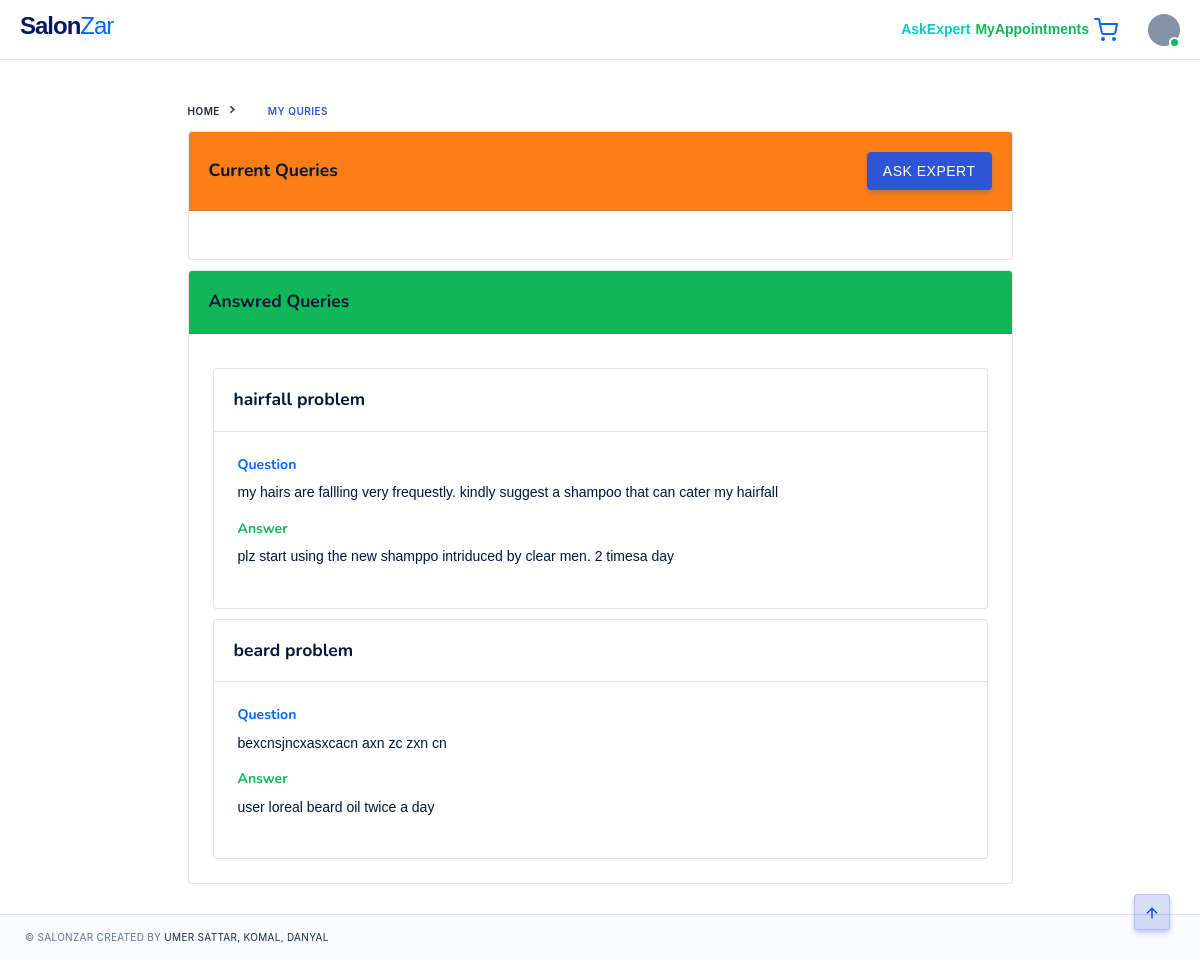
The page /ask_an_expert/ (signed in) on the database its author committed.
### salons/models.py (models this page shows, shortened)
class Query(models.Model):
    OPEN = 'open'
    CLOSE = 'close'
    query_choices = [
        (OPEN,'open'),
        (CLOSE,'close')
    ]
    user = models.CharField(max_length=200,null=True,blank=True)
    title = models.CharField(max_length=200,null=True,blank=True)
    question = models.TextField(max_length=500,null=True,blank=True)
    answer = models.TextField(max_length=500,null=True,blank=True)
    status = models.CharField(max_length=50,choices=query_choices,null=True,blank=True)

### salons/decorators.py (the view)
		def wrapper_func(request,*args,**kwargs):
			group = None
			if request.user.groups.exists():
				group = request.user.groups.all()[0].name
			if group in allowed_roles:
				return view_func(request,*args,**kwargs)
			else:
				return HttpResponse('You are not allowed to view this page')

### salons/templatetags/user_tags.py (called while the page is built)
@register.filter(name='has_group')
def has_group(user, group_name):
    return user.groups.filter(name=group_name).exists()

### salons/views.py (called while the page is built)
@login_required(login_url=login_page)
@allowed_users(allowed_roles=['customer'])
def all_queries(request):
    user = request.user
    queries = Query.objects.filter(user=user)
    open_queries = queries.filter(status= "open")
    close_queries = queries.filter(status= "close")
    context = {'queries':queries,'open_queries':open_queries,'close_queries':close_queries}
    return render(request, 'pages/all_customer_queries.html', context)

### salons/templates/pages/all_customer_queries.html (shortened to what this page needs)
{% extends 'pages/base.html' %}
{% block content %}
<div class="container col-lg-9">
  <div class="row row-xs">
      <div class="col-lg-12 col-xl-12 mg-t-10">
        <nav aria-label="breadcrumb">
            <ol class="breadcrumb breadcrumb-style3 mg-b-10" style="display: inline-block;">
              <li class="breadcrumb-item"><a href="{% url 'home' %}">Home</a></li>
              <li class="breadcrumb-item active" >My Quries</li>
            </ol>
          </nav>
        <div class="card">
          <div class="card-header pd-y-20 d-md-flex align-items-center justify-content-between bg-orange ">
            <h5 class="mg-b-0"><b> Current Queries</b> </h5>
            <div class="float-right">
              <a class="btn btn-primary" href="{% url 'quetion_page' %}">ASK EXPERT</a>
             </div>
          </div>
          <div class="card-body pos-relative pd-0">
            </div>
          </div>
        </div>
      <div class="col-lg-12 col-xl-12 mg-t-10">
        <div class="card">
          <div class="card-header pd-y-20 d-md-flex align-items-center justify-content-between bg-success ">
            <h5 class="mg-b-0"><b> Answred Queries</b> </h5>
          </div>
          <div class="card-body pos-relative pd-0">
            {% for q in close_queries %}
            <div class="card mg-t-10">
              <div class="card-header pd-y-20 d-md-flex align-items-center justify-content-between">
                <h5 class="mg-b-0"><b>{{q.title}}</b> </h5>
              </div>
              <div class="card-body pos-relative pd-0">
                <div class="tx-primary">
                  <h6 class="tx-primary"><b>Question</b></h6>
                </div>
                <div>
                  <p>{{q.question}}</p>
                </div>
                <div class="tx-primary">
                  <h6 class="tx-success"><b>Answer</b></h6>
                </div>
                <div>
                  <p>{{q.answer}}</p>
                </div>
              </div>
            </div>
            {% endfor %}
            </div>
          </div>
        </div>
      </div>
    </div>
  </div>
{% endblock %}

### rows shown on the page
Query: title "hairfall problem", question "my hairs are fallling very frequestly. kindly suggest a shampoo that can cater my hairfall", answer "plz start using the new shamppo intriduced by clear men. 2 timesa day"
Query: title "beard problem", question "bexcnsjncxasxcacn axn zc zxn cn", answer "user loreal beard oil twice a day"
